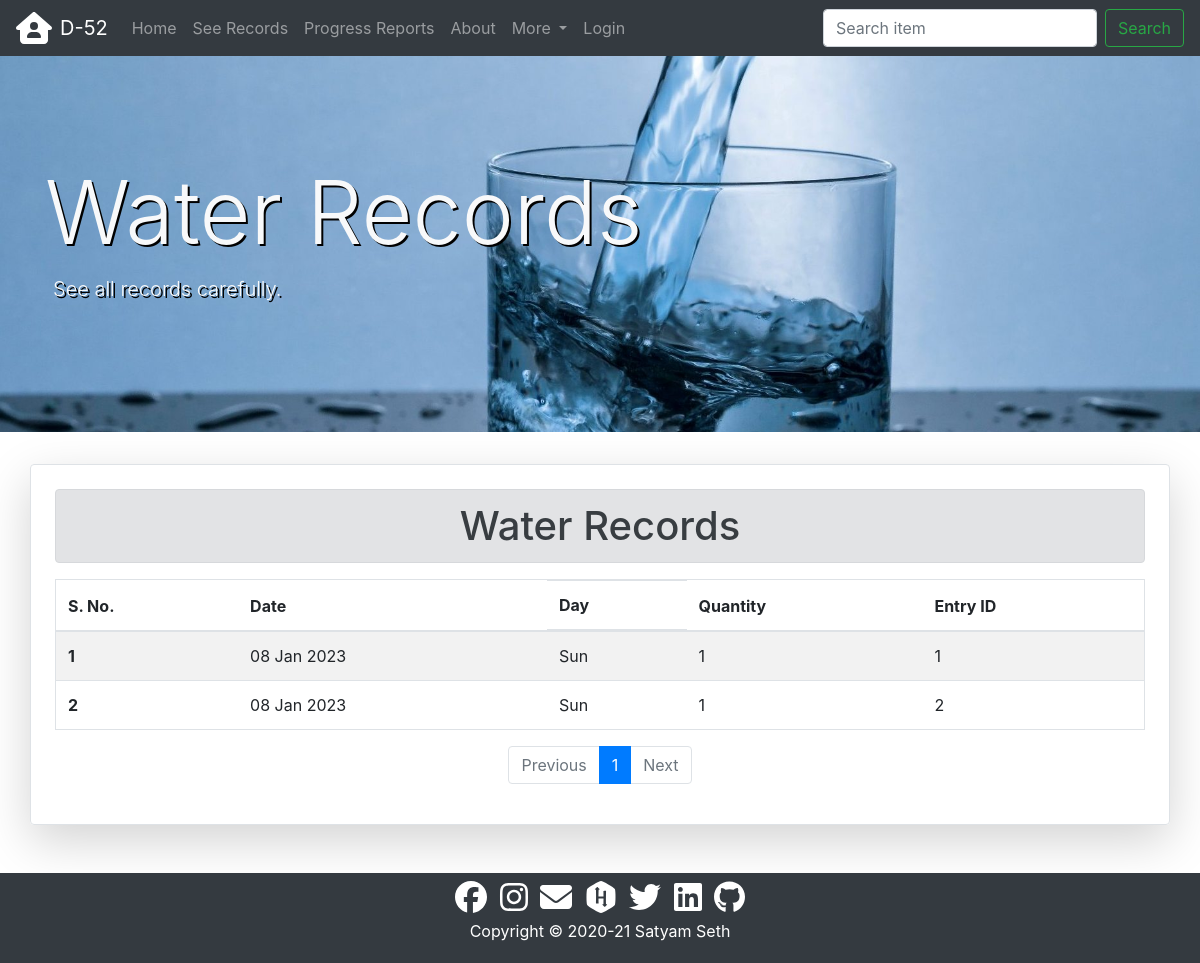
Before: /data/detailed_water/ with the older database file.
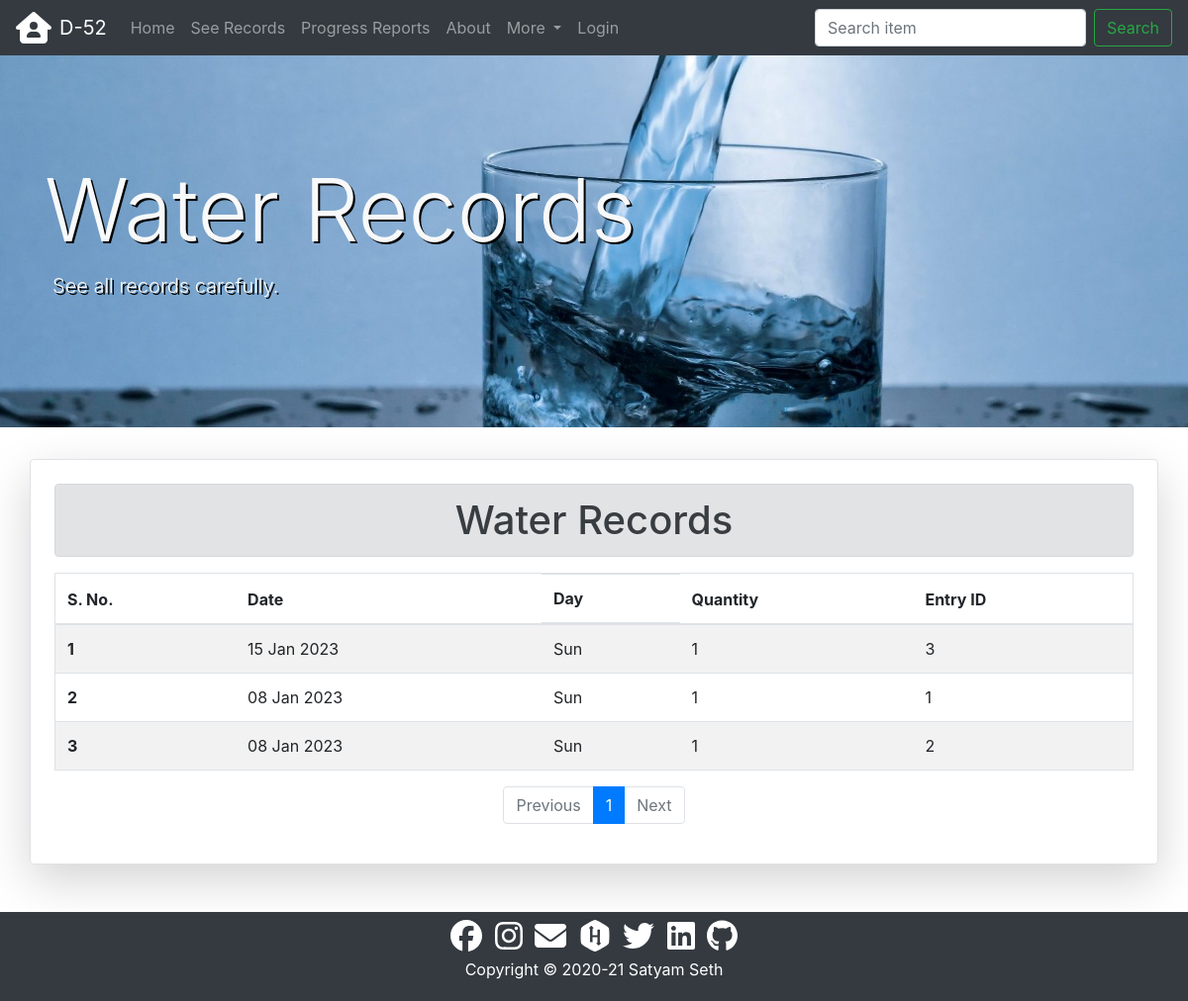
After: the same page with the newer database file.
### data/models.py (models this page shows, shortened)
class Water(models.Model):
    quantity = models.PositiveIntegerField(
        default=1, validators=[MaxValueValidator(5), MinValueValidator(1)]
    )
    adder = models.ForeignKey(User, on_delete=models.SET_NULL, null=True)
    purchase_date = models.DateField()
    modified_on = models.DateTimeField(auto_now=True)
    created_on = models.DateTimeField(auto_now_add=True)

### data/views.py (the view)
# urls.py: path("detailed_water/", views.WaterListView.as_view(), name="detailed_water"),
class WaterListView(ListView):
    model = Water
    paginate_by = 20
    paginate_orphans = 10
    ordering = ["-purchase_date"]

### data/templates/data/water_list.html (shortened to what this page needs)
{% extends 'core/base.html' %}
{% load static %}
{% block css %}
<link rel="stylesheet" href="{% static 'data/css/style.css' %}">
{% endblock %}
{% block content %}
<div class="jumbotron jumbotron-fluid water mt-5">
  <div class="container py-5 text-light">
    <div>
      <h1 class="display-2">Water Records</h1>
    </div>
    <div class="lead">
      <p class="pl-2">See all records carefully.</p>
    </div>
  </div>
</div>
<div class="container shadow-lg p-4 mb-5 rounded border">
  <h1 class="text-center alert alert-secondary">Water Records</h1>
  {% if water_list %}
  <div class="table-responsive">
    <table class="table table-hover table-striped border">
      <thead>
        <tr>
          <th scope="col">S. No.</th>
          <th scope="col">Date</th>
          <th scope="col" class="d-none d-sm-block">Day</th>
          <th scope="col">Quantity</th>
          <th scope="col">Entry ID</th>
        </tr>
      </thead>
      <tbody>
        {% for water in water_list %}
        <tr>
          <th scope="row">{{forloop.counter}}</th>
          <td>{{water.purchase_date|date:"d M Y"}}</td>
          <td class="d-none d-sm-block">{{water.purchase_date|date:"D"}}</td>
          <td>{{water.quantity}}</td>
          <td>{{water.id}}</td>
        </tr>
        {% endfor %}
      </tbody>
    </table>
    <div>
      {% include 'core/pagination.html' %}
    </div>
  </div>
  {% else %}
  <h4 class="text-center alert alert-warning">No Records Found</h4>
  {% endif %}
</div>
{% endblock content %}

Changed rows visible on the page:
added Water: purchase_date "15 Jan 2023", purchase_date "Sun", quantity "1", id "3"
